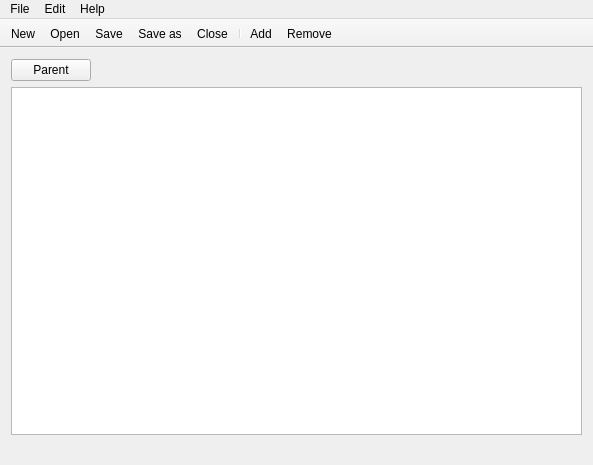
<?xml version="1.0" encoding="UTF-8"?>
<ui version="4.0">
 <class>mainwindow</class>
 <widget class="QMainWindow" name="mainwindow">
  <property name="geometry">
   <rect>
    <x>0</x>
    <y>0</y>
    <width>593</width>
    <height>465</height>
   </rect>
  </property>
  <widget class="QWidget" name="centralWidget">
   <layout class="QVBoxLayout" name="verticalLayout">
    <item>
     <layout class="QHBoxLayout" name="horizontalLayout_2" stretch="0,1">
      <item>
       <widget class="QPushButton" name="buttonBack">
        <property name="focusPolicy">
         <enum>Qt::NoFocus</enum>
        </property>
        <property name="text">
         <string>Parent</string>
        </property>
        <property name="icon">
         <iconset theme="back">
          <normaloff/>
         </iconset>
        </property>
       </widget>
      </item>
      <item>
       <widget class="QLabel" name="labelNavigation"/>
      </item>
     </layout>
    </item>
    <item>
     <layout class="QHBoxLayout" name="horizontalLayout" stretch="3">
      <item>
       <widget class="QTableVariantTree" name="tableBrowser">
        <property name="showDropIndicator" stdset="0">
         <bool>false</bool>
        </property>
        <property name="dragDropOverwriteMode">
         <bool>false</bool>
        </property>
        <property name="alternatingRowColors">
         <bool>true</bool>
        </property>
        <property name="verticalScrollMode">
         <enum>QAbstractItemView::ScrollPerPixel</enum>
        </property>
        <property name="horizontalScrollMode">
         <enum>QAbstractItemView::ScrollPerPixel</enum>
        </property>
        <attribute name="horizontalHeaderDefaultSectionSize">
         <number>120</number>
        </attribute>
        <attribute name="horizontalHeaderMinimumSectionSize">
         <number>120</number>
        </attribute>
       </widget>
      </item>
     </layout>
    </item>
   </layout>
  </widget>
  <widget class="QMenuBar" name="menuBar">
   <property name="geometry">
    <rect>
     <x>0</x>
     <y>0</y>
     <width>593</width>
     <height>27</height>
    </rect>
   </property>
   <widget class="QMenu" name="menuFile">
    <property name="title">
     <string>File</string>
    </property>
    <addaction name="actionNew"/>
    <addaction name="actionOpen"/>
    <addaction name="actionSave"/>
    <addaction name="actionSaveAs"/>
    <addaction name="actionClose"/>
    <addaction name="separator"/>
    <addaction name="actionQuit"/>
   </widget>
   <widget class="QMenu" name="menuEdit">
    <property name="title">
     <string>Edit</string>
    </property>
    <addaction name="actionAdd"/>
    <addaction name="actionRemove"/>
   </widget>
   <widget class="QMenu" name="menuHelp">
    <property name="title">
     <string>Help</string>
    </property>
    <addaction name="actionAbout"/>
   </widget>
   <addaction name="menuFile"/>
   <addaction name="menuEdit"/>
   <addaction name="menuHelp"/>
  </widget>
  <widget class="QToolBar" name="mainToolBar">
   <property name="movable">
    <bool>false</bool>
   </property>
   <property name="allowedAreas">
    <set>Qt::NoToolBarArea</set>
   </property>
   <property name="toolButtonStyle">
    <enum>Qt::ToolButtonIconOnly</enum>
   </property>
   <property name="floatable">
    <bool>false</bool>
   </property>
   <attribute name="toolBarArea">
    <enum>TopToolBarArea</enum>
   </attribute>
   <attribute name="toolBarBreak">
    <bool>false</bool>
   </attribute>
   <addaction name="actionNew"/>
   <addaction name="actionOpen"/>
   <addaction name="actionSave"/>
   <addaction name="actionSaveAs"/>
   <addaction name="actionClose"/>
   <addaction name="separator"/>
   <addaction name="actionAdd"/>
   <addaction name="actionRemove"/>
  </widget>
  <widget class="QStatusBar" name="statusBar">
   <property name="sizeGripEnabled">
    <bool>false</bool>
   </property>
  </widget>
  <action name="actionNew">
   <property name="icon">
    <iconset theme="document-new">
     <normaloff/>
    </iconset>
   </property>
   <property name="text">
    <string>New</string>
   </property>
   <property name="shortcut">
    <string notr="true">Ctrl+N</string>
   </property>
  </action>
  <action name="actionOpen">
   <property name="icon">
    <iconset theme="document-open">
     <normaloff/>
    </iconset>
   </property>
   <property name="text">
    <string>Open</string>
   </property>
   <property name="shortcut">
    <string notr="true">Ctrl+O</string>
   </property>
  </action>
  <action name="actionSave">
   <property name="icon">
    <iconset theme="document-save">
     <normaloff/>
    </iconset>
   </property>
   <property name="text">
    <string>Save</string>
   </property>
   <property name="shortcut">
    <string notr="true">Ctrl+S</string>
   </property>
  </action>
  <action name="actionSaveAs">
   <property name="icon">
    <iconset theme="document-save-as">
     <normaloff/>
    </iconset>
   </property>
   <property name="text">
    <string>Save as</string>
   </property>
   <property name="shortcut">
    <string notr="true">Ctrl+Shift+S</string>
   </property>
  </action>
  <action name="actionClose">
   <property name="icon">
    <iconset theme="stock_close">
     <normaloff/>
    </iconset>
   </property>
   <property name="text">
    <string>Close</string>
   </property>
   <property name="shortcut">
    <string notr="true">Ctrl+W</string>
   </property>
  </action>
  <action name="actionQuit">
   <property name="icon">
    <iconset theme="application-exit">
     <normaloff/>
    </iconset>
   </property>
   <property name="text">
    <string>Quit</string>
   </property>
   <property name="shortcut">
    <string notr="true">Ctrl+Q</string>
   </property>
   <property name="menuRole">
    <enum>QAction::QuitRole</enum>
   </property>
  </action>
  <action name="actionAdd">
   <property name="icon">
    <iconset theme="list-add">
     <normaloff/>
    </iconset>
   </property>
   <property name="text">
    <string>Add</string>
   </property>
   <property name="shortcut">
    <string notr="true">Ctrl+I</string>
   </property>
  </action>
  <action name="actionRemove">
   <property name="icon">
    <iconset theme="list-remove">
     <normaloff/>
    </iconset>
   </property>
   <property name="text">
    <string>Remove</string>
   </property>
   <property name="shortcut">
    <string notr="true">Ctrl+D, Ctrl+S, Ctrl+W</string>
   </property>
  </action>
  <action name="actionAbout">
   <property name="icon">
    <iconset theme="help-about">
     <normaloff/>
    </iconset>
   </property>
   <property name="text">
    <string>About</string>
   </property>
   <property name="shortcut">
    <string notr="true"/>
   </property>
  </action>
 </widget>
 <layoutdefault spacing="6" margin="11"/>
 <customwidgets>
  <customwidget>
   <class>QTableVariantTree</class>
   <extends>QTableView</extends>
   <header>qtablevarianttree.h</header>
  </customwidget>
 </customwidgets>
 <resources/>
 <connections/>
</ui>
